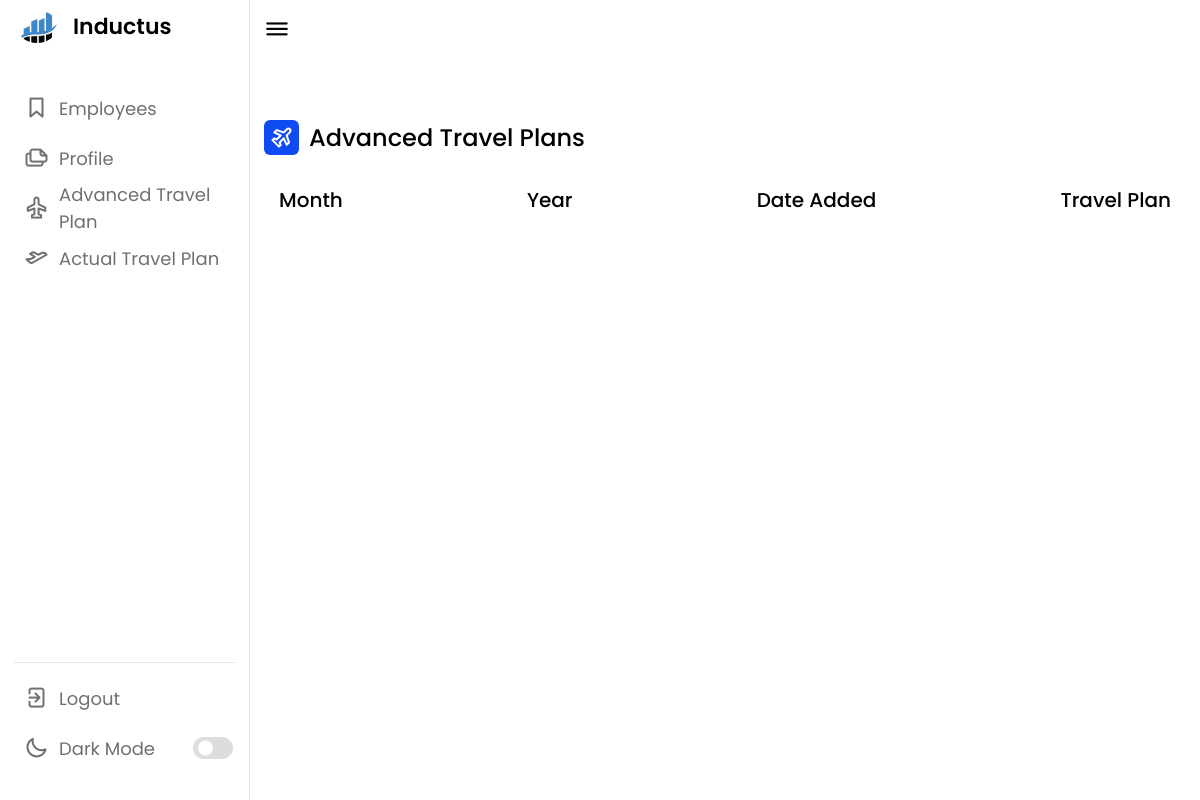
/employee/6c3f0fc5-eaf8-4afa-8ac1-2a5a2cf9b7af/atp/ (signed in), run on an earlier commit of the app's database.
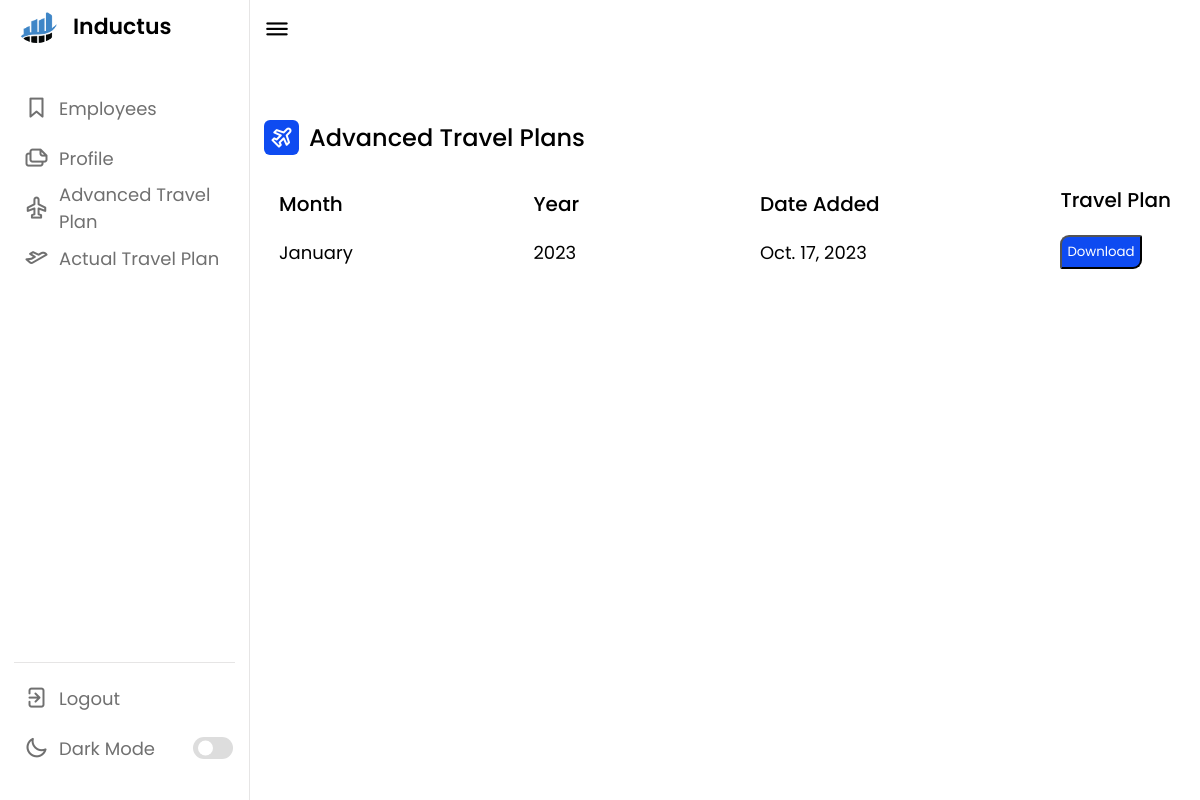
And on a later commit of the database.
### base/models.py (models this page shows, shortened)
class AdvancedTravelPlan(models.Model):
    id = models.UUIDField(default=uuid.uuid4,primary_key=True,editable=False)
    employee = models.ForeignKey(Employee,on_delete=models.CASCADE)
    month = models.CharField(choices = [
        ('January', 'January'),
        ('February', 'February'),
        ('March' , 'March'),
        ('April','April'),
        ('May','May'),
        ('June','June'),
        ('July','July'),
        ('August','August'),
        ('September','September'),
        ('October','October'),
        ('November','November'),
        ('December','December')
    ],default = "January",max_length=10)
    year = models.CharField(max_length=20,default = "2023",null=True)
    date_added = models.DateField(auto_now_add=True)
    trip_plan = models.FileField(upload_to=get_upload_path)

### base/views.py (the view)
# urls.py: path('employee/<str:pk>/atp/',AdvancedTravelPlanView,name='atp'),
@login_required(login_url='login')
def AdvancedTravelPlanView(request,pk):
    try:
        emp = Employee.objects.get(uuid=pk)
        atp = AdvancedTravelPlan.objects.filter(employee=emp)
    except:
        atp = None
    context = {
        'atp' : atp,
        'emp' : emp
    }
    return render(request,"advancedtravelplan.html",context)

### base/templates/advancedtravelplan.html (shortened to what this page needs)
{% load static %}
<!DOCTYPE html>
<html lang="en">
<head>
    <link rel="stylesheet" href="{% static 'style.css' %}">
    <link rel="stylesheet" href="https://unicons.iconscout.com/release/v4.0.0/css/line.css">
</head>
<body>
    <nav>
        <div class="logo-name">
            <div class="logo-image">
                <img src="{% static 'img/logo.png' %}" alt="">
            </div>
            <span class="logo_name">Inductus</span>
        </div>
        <div class="menu-items">
            <ul class="nav-links">
                <li><a href="{% url 'employees' %}">
                    <i class="uil uil-bookmark-full"></i>
                    <span class="link-name">Employees</span>
                </a></li>
                <li><a href="{% url 'employee' emp.uuid %}" target="_self">
                        <i class="uil uil-files-landscapes"></i>
                        <span class="link-name">Profile</span>
                    </a></li>
                    <li><a href="">
                        <i class="uil uil-plane"></i>
                        <span class="link-name">Advanced Travel Plan</span>
                    </a></li>
                    <li><a href="{%  url 'tp' emp.uuid %}">
                        <i class="uil uil-plane-fly"></i>
                        <span class="link-name">Actual Travel Plan</span>
                    </a></li>
            </ul>
            <ul class="logout-mode">
                <li><a href="{% url 'logout' %}">
                        <i class="uil uil-signout"></i>
                        <span class="link-name">Logout</span>
                    </a></li>
                <li class="mode">
                    <a href="#">
                        <i class="uil uil-moon"></i>
                        <span class="link-name">Dark Mode</span>
                    </a>
                    <div class="mode-toggle">
                        <span class="switch"></span>
                    </div>
                </li>
            </ul>
        </div>
    </nav>
    <section class="dashboard">
        <div class="top">
            <i class="uil uil-bars sidebar-toggle"></i>
        </div>
        <div class="dash-content">
            <div class="overview">
                <div class="activity">
                    <div class="emp-title">
                        <div class = "title-wrapper">
                        <i class="uil uil-plane-departure"></i>
                        <span class="text">Advanced Travel Plans</span>
                    </div>
                    </div>
                    <div class="activity-data">
                        <div class="data names">
                            <span class="data-title">Month</span>
                           {% for atp in atp %}
                           <span class="data-list">{{atp.month}}</span>
                           {% endfor %}
                        </div>
                        <div class="data email">
                            <span class="data-title">Year</span>
                            {% for atp in atp %}
                           <span class="data-list">{{atp.year}}</span>
                           {% endfor %}
                        </div>
                        <div class="data joined">
                            <span class="data-title">Date Added</span>
                            {% for atp in atp %}
                            <span class="data-list">{{atp.date_added}}</span>
                            {% endfor %}
                        </div>
                        <div class="data type">
                            <span class="data-title">Travel Plan</span>
                            {% for atp in atp %}
                        <span class="data-list"><button class="download-btn"><a href="{{atp.trip_plan.url}}" style="text-decoration:none; color: white;" >Download</a></button></span>
                            {% endfor %}
                        </div>
                    </div>
                    </div>
            </div>
    </section>
</body>
</html>

What changed in the data, as far as the page shows it:
added AdvancedTravelPlan: month "January", year "2023", date_added "Oct. 17, 2023"
